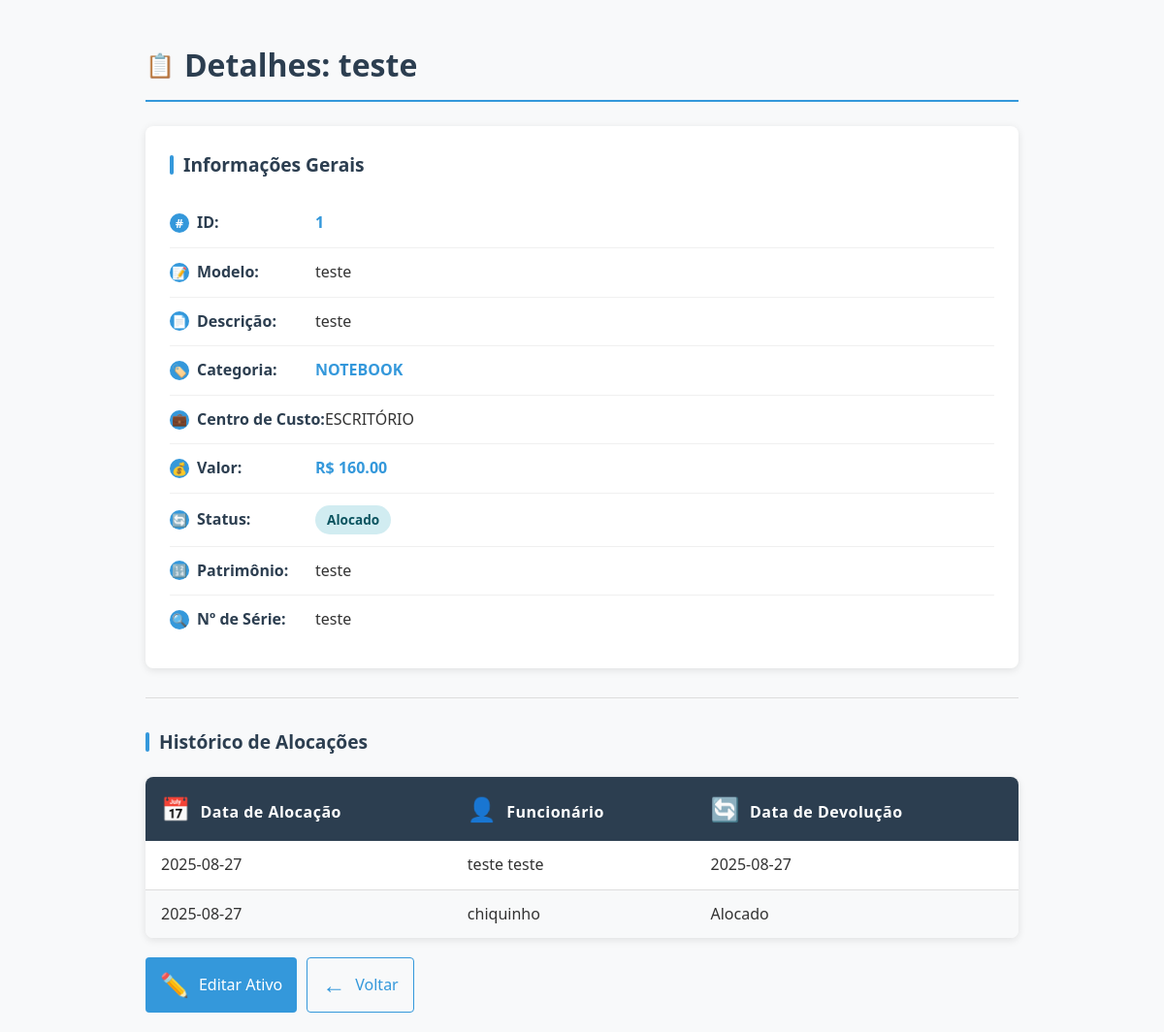
/ativo/1 (signed in), run on an earlier commit of the app's database.
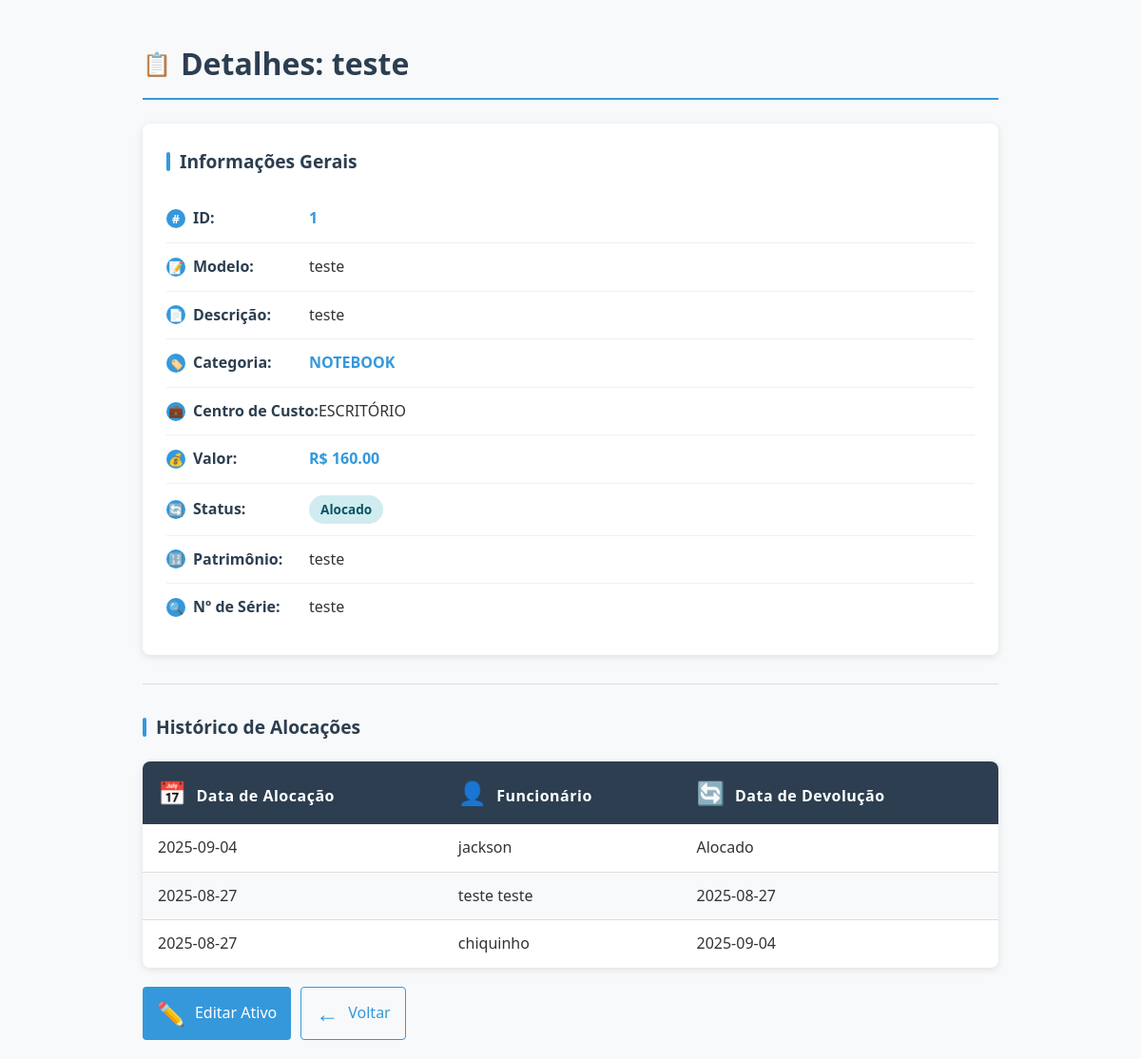
And on a later commit of the database.
### tables this page shows
CREATE TABLE historico_alocacoes (id INTEGER PRIMARY KEY, ativo_id INTEGER, funcionario_nome TEXT, data_alocacao DATE, data_devolucao DATE,
                 FOREIGN KEY (ativo_id) REFERENCES ativos(id));

### gestor_ativos_ti.py (the view)
@app.route('/ativo/<int:id>')
@login_required
def detalhes_ativo(id):
    ativo = db_query(
        """
        SELECT a.*, cat.nome as categoria, cc.nome as centro_custo
        FROM ativos a
        LEFT JOIN categorias cat ON a.categoria_id = cat.id
        LEFT JOIN centros_custo cc ON a.centro_custo_id = cc.id
        WHERE a.id = ?
        """,
        (id,),
        fetchone=True,
    )
    historico = db_query(
        "SELECT * FROM historico_alocacoes WHERE ativo_id = ? ORDER BY data_alocacao DESC",
        (id,),
    )
    alocacao = db_query(
        "SELECT * FROM alocacoes WHERE ativo_id = ?",
        (id,),
        fetchone=True,
    )
    return render_template('detalhes_ativo.html', ativo=ativo, historico=historico, alocacao=alocacao)

### gestor_ativos_ti.py (called while the page is built)
@login_manager.user_loader
def load_user(user_id):
    conn = sqlite3.connect('ativos_ti.db')
    c = conn.cursor()
    c.execute("SELECT id, nome FROM usuarios WHERE id = ?", (user_id,))
    user_data = c.fetchone()
    conn.close()
    if user_data:
        return User(id=user_data[0], nome=user_data[1])
    return None

def db_query(query, params=(), fetchone=False, commit=False):
    conn = sqlite3.connect('ativos_ti.db')
    conn.row_factory = sqlite3.Row
    c = conn.cursor()
    c.execute(query, params)
    result = c.fetchone() if fetchone else c.fetchall()
    if commit:
        conn.commit()
    conn.close()
    return result

### templates/detalhes_ativo.html (shortened to what this page needs)
<!DOCTYPE html>
<html>
<head>
</head>
<body>
    <h1><span class="icon">📋</span>Detalhes: {{ ativo.nome }}</h1>
    <div class="details">
        <div class="section-title">Informações Gerais</div>
        <div class="info-row">
            <div class="info-label">
                <span class="label-icon">#</span>ID:
            </div>
            <div class="info-value highlight-field">{{ ativo.id }}</div>
        </div>
        <div class="info-row">
            <div class="info-label">
                <span class="label-icon">📝</span>Modelo:
            </div>
            <div class="info-value">{{ ativo.modelo or 'N/A' }}</div>
        </div>
        <div class="info-row">
            <div class="info-label">
                <span class="label-icon">📄</span>Descrição:
            </div>
            <div class="info-value">{{ ativo.descricao or 'N/A' }}</div>
        </div>
        <div class="info-row">
            <div class="info-label">
                <span class="label-icon">🏷️</span>Categoria:
            </div>
            <div class="info-value highlight-field">{{ ativo.categoria }}</div>
        </div>
        <div class="info-row">
            <div class="info-label">
                <span class="label-icon">💼</span>Centro de Custo:
            </div>
            <div class="info-value">{{ ativo.centro_custo or 'N/A' }}</div>
        </div>
        <div class="info-row">
            <div class="info-label">
                <span class="label-icon">💰</span>Valor:
            </div>
            <div class="info-value highlight-field">R$ {{ "%.2f"|format(ativo.valor|float) if ativo.valor else 'N/A' }}</div>
        </div>
        <div class="info-row">
            <div class="info-label">
                <span class="label-icon">🔄</span>Status:
            </div>
            <div class="info-value">
                <span class="status-badge status-{{ ativo.status|lower|replace(' ', '-') }}">{{ ativo.status }}</span>
            </div>
        </div>
        <div class="info-row">
            <div class="info-label">
                <span class="label-icon">🔢</span>Patrimônio:
            </div>
            <div class="info-value">{{ ativo.patrimonio or 'N/A' }}</div>
        </div>
        <div class="info-row">
            <div class="info-label">
                <span class="label-icon">🔍</span>Nº de Série:
            </div>
            <div class="info-value">{{ ativo.numero_serie or 'N/A' }}</div>
        </div>
    </div>
    <hr>
    <div class="section-title">Histórico de Alocações</div>
    <table>
        <thead>
            <tr>
                <th><span class="icon">📅</span>Data de Alocação</th>
                <th><span class="icon">👤</span>Funcionário</th>
                <th><span class="icon">🔄</span>Data de Devolução</th>
            </tr>
        </thead>
        <tbody>
        {% for registro in historico %}
            <tr>
                <td>{{ registro.data_alocacao }}</td>
                <td>{{ registro.funcionario_nome }}</td>
                <td>{{ registro.data_devolucao or 'Alocado' }}</td>
            </tr>
        {% else %}
            <tr>
                <td colspan="3" class="empty-state">Nenhum histórico de alocação para este ativo.</td>
            </tr>
        {% endfor %}
        </tbody>
    </table>
    <div class="action-buttons">
        <a href="{{ url_for('editar_ativo', id=ativo.id) }}" class="action-button edit-button">
            <span class="icon">✏️</span>Editar Ativo
        </a>
        <a href="{{ url_for('index') }}" class="action-button back-button">
            <span class="icon">←</span>Voltar
        </a>
    </div>
</body>
</html>

What changed in the data, as far as the page shows it:
added historico_alocacoes: data_alocacao "2025-09-04", funcionario_nome "jackson", data_devolucao "Alocado"
changed historico_alocacoes "chiquinho": data_devolucao "Alocado" → "2025-09-04"
